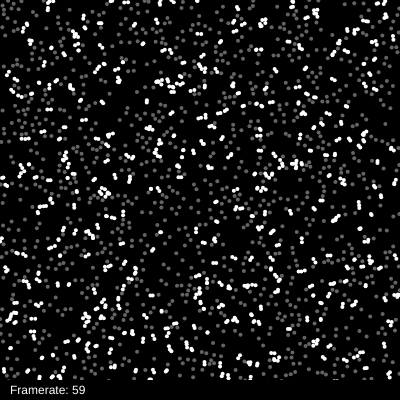
Frame 1 (no input)
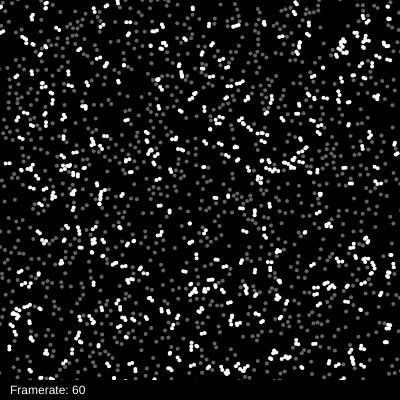
Frame 60 (no input)
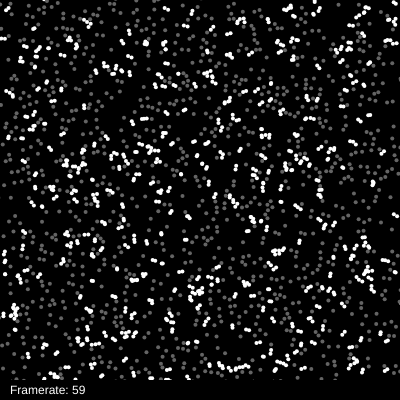
Frame 120 (the mouse pressed at the canvas centre since frame 60)

The p5.js sketch that drew these frames (run headless with seeded random() and noise() and a simulated clock; from frame 60 on, the mouse is pressed at the canvas centre):

// p5.js sketch
// ── sketch.js
// The Nature of Code
// Daniel Shiffman
// http://natureofcode.com

// The old way to do intersection tests, look how slow!!

let totalThings = 2000;

let particles = []; // ArrayList for all "things"


function setup() {
  createCanvas(400, 400);

  // Put 2000 Things in the system
  for (let i = 0; i < totalThings; i++) {
    particles.push(new Particle(random(width), random(height)));
  }

}

function draw() {
  let boundary = new Rectangle(width / 2, height / 2, width / 2, height / 2);
  qtree = new QuadTree(boundary, 4);


  background(0);
  fill(255);
  noStroke();
  // Run through the Grid
  stroke(255);

  // Display and move all Things
  for (let p of particles) {
    let point = new Point(p.x, p.y, p);
    qtree.insert(point);
  }



  for (let p of particles) {
    p.highlight = false;
    let range = new Circle(p.x, p.y, p.r * 2);

    let points = qtree.query(range);
    for (let point of points) {
      let other = point.parent;
      // As long as its not the same one
      if (p != other) {
        // Check to see if they are touching
        // (We could do many other things here besides just intersection tests, such
        // as apply forces, etc.)
        let d = dist(p.x, p.y, other.x, other.y);
        if (d < p.r / 2 + other.r / 2) {
          p.highlight = true;
        }
      }
    }
  }


  for (let p of particles) {
    p.render();
    p.move();
  }


  //show(qtree);






  noStroke();
  fill(0);
  rect(0, height - 20, width, 20);
  fill(255);
  text("Framerate: " + floor(frameRate()), 10, height - 6);
}

function show(qtree) {
  stroke(255);
  noFill();
  strokeWeight(1);
  rectMode(CENTER);
  rect(qtree.boundary.x, qtree.boundary.y, qtree.boundary.w * 2, qtree.boundary.h * 2);
  // for (let p of qtree.points) {
  //   strokeWeight(2);
  //   point(p.x, p.y);
  // }

  if (qtree.divided) {
    show(qtree.northeast);
    show(qtree.northwest);
    show(qtree.southeast);
    show(qtree.southwest);
  }
}

// ── particle.js
// The Nature of Code
// Daniel Shiffman
// http://natureofcode.com
// Daniel Shiffman

// Simple class describing an ellipse living on our screen

class Particle {


  constructor(x, y) {
    this.x = x;
    this.y = y;
    this.highlight = false;
    this.r = 4;
  }

  move() {
    this.x += random(-1, 1);
    this.y += random(-1, 1);
  }

  render() {
    noStroke();
    if (this.highlight) fill(255);
    else fill(100);
    ellipse(this.x, this.y, this.r, this.r);
  }

}

// ── quadtree.js
// Daniel Shiffman
// http://codingtra.in
// http://patreon.com/codingtrain

// QuadTree

class Point {
  constructor(x, y, parent) {
    this.x = x;
    this.y = y;
    this.parent = parent;
  }
}

class Rectangle {
  constructor(x, y, w, h) {
    this.x = x;
    this.y = y;
    this.w = w;
    this.h = h;
  }

  contains(point) {
    return (point.x >= this.x - this.w &&
      point.x <= this.x + this.w &&
      point.y >= this.y - this.h &&
      point.y <= this.y + this.h);
  }


  intersects(range) {
    return !(range.x - range.w > this.x + this.w ||
      range.x + range.w < this.x - this.w ||
      range.y - range.h > this.y + this.h ||
      range.y + range.h < this.y - this.h);
  }


}

// circle class for a circle shaped query
class Circle {
  constructor(x, y, r) {
    this.x = x;
    this.y = y;
    this.r = r;
  }

  contains(point) {
    // check if the point is in the circle by checking if the euclidean distance of
    // the point and the center of the circle if smaller or equal to the radius of
    // the circle
    let d = Math.sqrt(Math.pow((point.x - this.x), 2) + Math.pow((point.y - this.y), 2));
    return d <= this.r;
  }

  intersects(range) {

    var xDist = Math.abs(range.x - this.x);
    var yDist = Math.abs(range.y - this.y);

    // radius of the circle
    var r = this.r;

    // radius of circle squared
    var r_squared = Math.pow(this.r, 2);

    var w = range.w;
    var h = range.h;

    var edges = Math.pow((xDist - w), 2) + Math.pow((yDist - h), 2);

    // no intersection
    if (xDist > (r + w) || yDist > (r + h))
      return false;

    // intersection within the circle
    if (xDist <= w || yDist <= h)
      return true;

    // intersection on the edge of the circle
    return edges <= r_squared;
  }
}

class QuadTree {
  constructor(boundary, n) {
    this.boundary = boundary;
    this.capacity = n;
    this.points = [];
    this.divided = false;
  }

  subdivide() {
    let x = this.boundary.x;
    let y = this.boundary.y;
    let w = this.boundary.w / 2;
    let h = this.boundary.h / 2;

    let ne = new Rectangle(x + w, y - h, w, h);
    this.northeast = new QuadTree(ne, this.capacity);
    let nw = new Rectangle(x - w, y - h, w, h);
    this.northwest = new QuadTree(nw, this.capacity);
    let se = new Rectangle(x + w, y + h, w, h);
    this.southeast = new QuadTree(se, this.capacity);
    let sw = new Rectangle(x - w, y + h, w, h);
    this.southwest = new QuadTree(sw, this.capacity);

    this.divided = true;
  }

  insert(point) {
    if (!this.boundary.contains(point)) {
      return false;
    }

    if (this.points.length < this.capacity) {
      this.points.push(point);
      return true;
    }

    if (!this.divided) {
      this.subdivide();
    }

    if (this.northeast.insert(point) || this.northwest.insert(point) ||
      this.southeast.insert(point) || this.southwest.insert(point)) {
      return true;
    }
  }

  query(range, found) {
    if (!found) {
      found = [];
    }

    if (!range.intersects(this.boundary)) {
      return found;
    }

    for (let p of this.points) {
      if (range.contains(p)) {
        found.push(p);
      }
    }
    if (this.divided) {
      this.northwest.query(range, found);
      this.northeast.query(range, found);
      this.southwest.query(range, found);
      this.southeast.query(range, found);
    }

    return found;
  }
}
